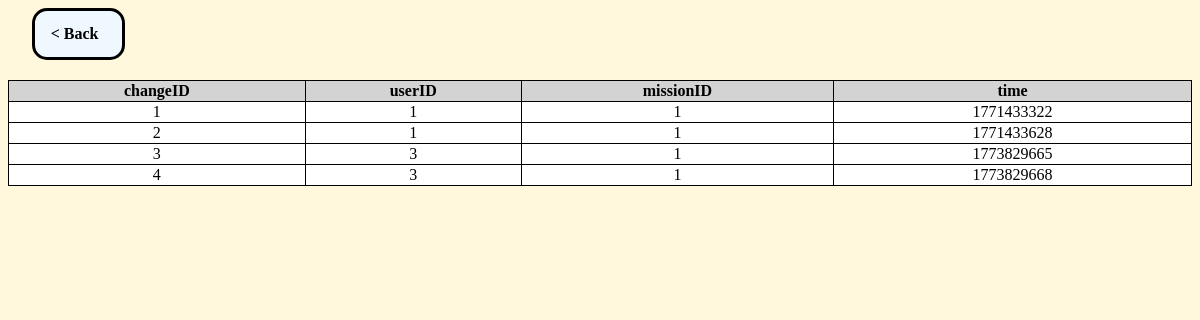
The page /admin_panel (signed in) on the database as committed earlier.
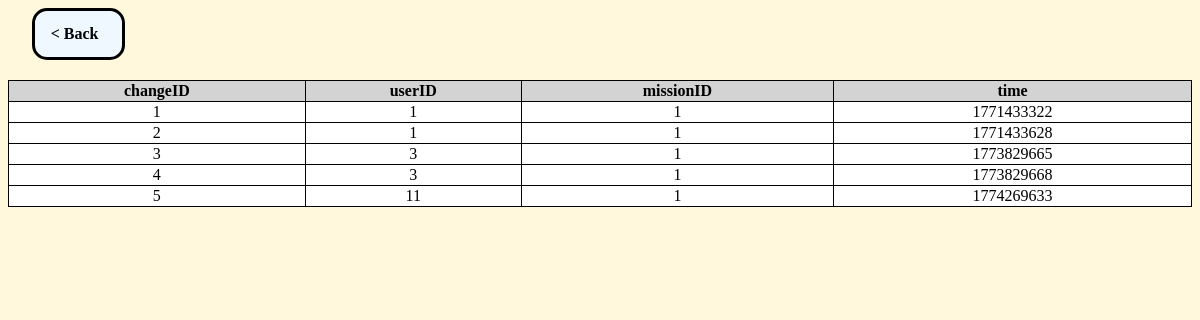
The same page on the database as committed later.
### tables this page shows
CREATE TABLE changes(changeID INTEGER PRIMARY KEY, userID INTEGER, missionID INTEGER, time TEXT, FOREIGN KEY(userID) REFERENCES users(userID), FOREIGN KEY(missionID) REFERENCES missions(missionID));

### server.py (the view)
@app.route("/admin_panel", methods=["GET"])
def admin_panel():
    if not isUserAuthenticated(adminNeeded=True):
        return redirect(url_for("index"))
    if request.method == "GET":
        audit_log = getAuditLog()
        return render_template("admin_panel.html", audit_log=audit_log)

### database_methods.py (called while the page is built)
    def __del__(self):
        try:
            self.connection.commit()
            self.connection.close()
        except:
            pass

    def getLog(self):
        try:
            cursor=self.connection.cursor()
            cursor.execute("SELECT * FROM changes")
            changes=cursor.fetchall()
            cursor.close()
            return(changes)
        except sqlite3.ProgrammingError:
            print("Database connection has already been closed")
        except Exception as e:
            print("Error: ", e)

    def closeConnection(self): # Please call this when you're finished
        self.connection.commit()
        self.connection.close()

### server.py (called while the page is built)
def isUserAuthenticated(adminNeeded=False, devNeeded=False, overrideDebug=False):
    if app.debug and not overrideDebug:
        return True
    if adminNeeded:
        return bool(session.get("user_role") == "A" or session.get("user_role") == "M")
    elif devNeeded:
        return bool(session.get("user_role") == "M")
    return bool(session.get("user_name"))

### templates/admin_panel.html (shortened to what this page needs)
<!DOCTYPE html>
<html lang="en">
<head>
    <link rel="stylesheet" href="{{ url_for('static', filename='dev_panel.css') }}"/>
</head>
<body>
    <div id="topbar">
        <a id="backbutton" href="javascript: history.back()">< Back</a>
    </div>
    <table id="auditlog">
        <tr>
            <th>changeID</th>
            <th>userID</th>
            <th>missionID</th>
            <th>time</th>
        </tr>
        {% for audit in audit_log %}
        <tr>
            <td>{{audit["changeID"]}}</td>
            <td>{{audit["userID"]}}</td>
            <td>{{audit["missionID"]}}</td>
            <td>{{audit["time"]}}</td>
        </tr>
        {% endfor %}
    </table>
</body>
</html>

Rows that differ between the two databases and show on the page:
added changes: changeID "5", userID "11", missionID "1", time "1774269633"
